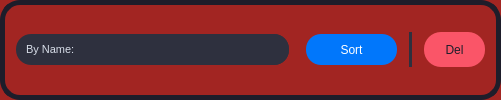
               <widget class="QFrame" name="frame_16">
                <property name="sizePolicy">
                 <sizepolicy hsizetype="Preferred" vsizetype="Fixed">
                  <horstretch>0</horstretch>
                  <verstretch>0</verstretch>
                 </sizepolicy>
                </property>
                <property name="minimumSize">
                 <size>
                  <width>501</width>
                  <height>81</height>
                 </size>
                </property>
                <property name="styleSheet">
                 <string notr="true">background-color: #A22522;
border-radius: 20px;
border: 5px solid  rgb(30, 29, 42);
font: 87 8pt &quot;Arial Black&quot;;</string>
                </property>
                <property name="frameShape">
                 <enum>QFrame::StyledPanel</enum>
                </property>
                <property name="frameShadow">
                 <enum>QFrame::Raised</enum>
                </property>
                <layout class="QGridLayout" name="gridLayout_23">
                 <item row="0" column="0">
                  <widget class="QComboBox" name="sched_sort_box">
                   <property name="sizePolicy">
                    <sizepolicy hsizetype="Expanding" vsizetype="Fixed">
                     <horstretch>0</horstretch>
                     <verstretch>0</verstretch>
                    </sizepolicy>
                   </property>
                   <property name="minimumSize">
                    <size>
                     <width>0</width>
                     <height>31</height>
                    </size>
                   </property>
                   <property name="font">
                    <font>
                     <family>Arial</family>
                     <pointsize>8</pointsize>
                     <weight>50</weight>
                     <italic>false</italic>
                     <bold>false</bold>
                    </font>
                   </property>
                   <property name="styleSheet">
                    <string notr="true">/* QComboBox Stylesheet */
QComboBox {
    background-color:  rgb(46, 48, 62);
	font: 8pt &quot;Arial&quot;;
    color: #D8DEE9;
    border: none;
    padding: 5px 10px;
    selection-background-color: #3B4252;
    border-radius: 15px;
}

QComboBox::drop-down {
    background-color:  rgb(46, 48, 62);
	font: 8pt &quot;Arial&quot;;
    border: none;
    width: 25px;
    border-top-right-radius: 15px;
    border-bottom-right-radius: 15px;
}

QComboBox QAbstractItemView {
    background-color:  rgb(46, 48, 62);
	font: 8pt &quot;Arial&quot;;
    color: #D8DEE9;
    border: none;
    selection-background-color: #3B4252;
    border-radius: 15px;
}</string>
                   </property>
                   <item>
                    <property name="text">
                     <string>By Name:</string>
                    </property>
                   </item>
                   <item>
                    <property name="text">
                     <string>By Date/Time:</string>
                    </property>
                   </item>
                   <item>
                    <property name="text">
                     <string>By Status:</string>
                    </property>
                   </item>
                  </widget>
                 </item>
                 <item row="0" column="1">
                  <spacer name="horizontalSpacer_27">
                   <property name="orientation">
                    <enum>Qt::Horizontal</enum>
                   </property>
                   <property name="sizeType">
                    <enum>QSizePolicy::Fixed</enum>
                   </property>
                   <property name="sizeHint" stdset="0">
                    <size>
                     <width>11</width>
                     <height>20</height>
                    </size>
                   </property>
                  </spacer>
                 </item>
                 <item row="0" column="2">
                  <widget class="QPushButton" name="sched_sort_btn">
                   <property name="sizePolicy">
                    <sizepolicy hsizetype="Fixed" vsizetype="Fixed">
                     <horstretch>0</horstretch>
                     <verstretch>0</verstretch>
                    </sizepolicy>
                   </property>
                   <property name="minimumSize">
                    <size>
                     <width>91</width>
                     <height>31</height>
                    </size>
                   </property>
                   <property name="styleSheet">
                    <string notr="true">QPushButton {
background-color: rgb(1, 119, 251);
color: rgb(255, 255, 255);
border-radius: 15px;
border: none;
font: 87 8pt &quot;Arial Black&quot;;
}

QPushButton:hover {
background-color: rgb(44, 146, 255);
}

QPushButton:pressed {
background-color: rgb(255, 255, 255);
color: rgb(1, 119, 251);
}</string>
                   </property>
                   <property name="text">
                    <string>Sort</string>
                   </property>
                  </widget>
                 </item>
                 <item row="0" column="3">
                  <spacer name="horizontalSpacer_28">
                   <property name="orientation">
                    <enum>Qt::Horizontal</enum>
                   </property>
                   <property name="sizeType">
                    <enum>QSizePolicy::Fixed</enum>
                   </property>
                   <property name="sizeHint" stdset="0">
                    <size>
                     <width>6</width>
                     <height>20</height>
                    </size>
                   </property>
                  </spacer>
                 </item>
                 <item row="0" column="4">
                  <widget class="Line" name="line_4">
                   <property name="styleSheet">
                    <string notr="true">border-color: rgb(46, 48, 62);</string>
                   </property>
                   <property name="orientation">
                    <enum>Qt::Vertical</enum>
                   </property>
                  </widget>
                 </item>
                 <item row="0" column="5">
                  <spacer name="horizontalSpacer_29">
                   <property name="orientation">
                    <enum>Qt::Horizontal</enum>
                   </property>
                   <property name="sizeType">
                    <enum>QSizePolicy::Fixed</enum>
                   </property>
                   <property name="sizeHint" stdset="0">
                    <size>
                     <width>6</width>
                     <height>20</height>
                    </size>
                   </property>
                  </spacer>
                 </item>
                 <item row="0" column="6">
                  <widget class="QPushButton" name="sched_del_btn">
                   <property name="sizePolicy">
                    <sizepolicy hsizetype="Fixed" vsizetype="Fixed">
                     <horstretch>0</horstretch>
                     <verstretch>0</verstretch>
                    </sizepolicy>
                   </property>
                   <property name="minimumSize">
                    <size>
                     <width>61</width>
                     <height>35</height>
                    </size>
                   </property>
                   <property name="styleSheet">
                    <string notr="true">QPushButton {
background-color: rgb(250, 85, 104);
	color: rgb(30, 29, 42);
border-radius: 17px;
border: none;
}

QPushButton:hover {
background-color: rgb(250, 121, 136);
}

QPushButton:pressed {
background-color: rgb(250, 66, 88);
}</string>
                   </property>
                   <property name="text">
                    <string>Del</string>
                   </property>
                  </widget>
                 </item>
                </layout>
               </widget>
